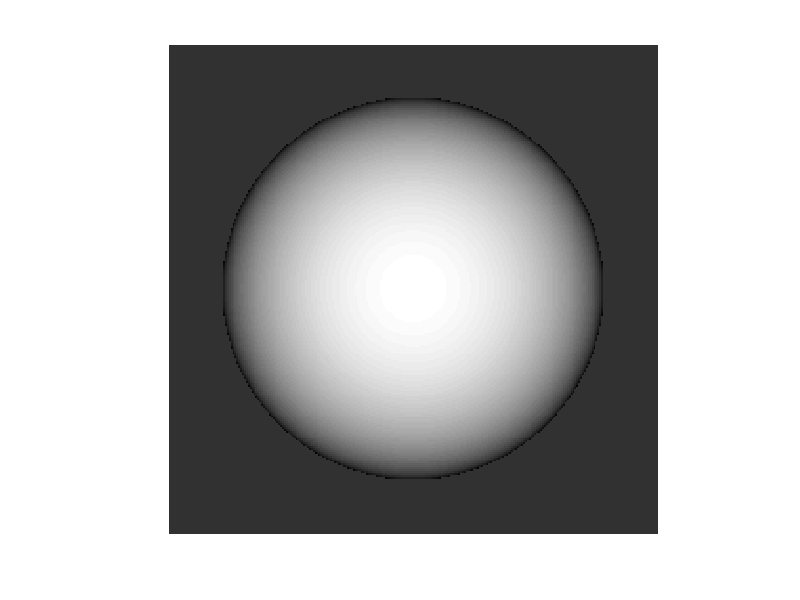

Recreate this plot in MATLAB.
% SFS
clear all;
close all;

function val = Rp(p,q,ps,qs)
    val = (ps*(q*q+1) - p*(qs*q+1)) / (sqrt((qs*qs+ps*ps+1) * (p*p+q*q+1)) * (p*p+q*q+1));
end

function val = Rq(p,q,ps,qs)
    val = (qs*(p^2+1) - q*(ps*p+1)) / (sqrt((qs^2+ps^2+1) * (p^2+q^2+1)) * (p^2+q^2+1));
end

function val = Rv(p,q,s)
    val = (s(1)*p + s(2)*q+1) / sqrt((s(2)*s(2)+s(1)*s(1)+1) * (p*p+q*q+1));
end

M=256;
N=256;

r=100;
% RADIUS OF THE SPHERE
Depth=zeros(M,N);
E=0.2*ones(M,N);
% BACKGROUND LIGHT
s_init=[0,0];
% p,q COORDINATE OF THE SOURCE

% INITIALIZATION OF DIFFERENT MATRICES
p_init=zeros(M,N);
q_init=zeros(M,N);
f_init=zeros(M,N);
g_init=zeros(M,N);
p_orig=zeros(M,N);
q_orig=zeros(M,N);
f_orig=zeros(M,N);

mask=zeros(M,N);
boundary=zeros(M,N);
boundaryfg=zeros(M,N);
g_orig=zeros(M,N);

for i=1:M,
    for j=1:N,
        curr_r = sqrt((i-M/2)^2 + (j-N/2)^2);
        if(curr_r<r) 
			% WE ASSIGN DEPTH ONLY TO THE POINTS PART OF THE SPHERE
            Depth(i,j) = round(sqrt(r^2 - (i-M/2)^2 - (j-N/2)^2));
            % ESTIMATE DEPTH FOR EACH PIXEL
            p = (i-M/2)/Depth(i,j);
            q = (j-N/2)/Depth(i,j);
            mask(i,j)=1;
            % CALCULATE E FROM p,q & s
            t = Rv(p, q, s_init);
            % CLOSED CURVE VALUES FOR p,q
            if(round(curr_r)==round(r/2))
                p_init(i,j)=p;
                q_init(i,j)=q;
                boundary(i,j)=1;
            end
            p_orig(i,j)=p;
            q_orig(i,j)=q;
            % CLOSED CURVE VALUES FOR f,g
            if(round(curr_r)>=r -1 && round(curr_r)<r+1)
                f_init(i,j)=2*p/(1+sqrt(1+p^2+q^2));
                g_init(i,j)=2*q/(1+sqrt(1+p^2+q^2));
                boundaryfg(i,j)=1;
            end
            f_orig(i,j)=2*p/(1+sqrt(1+p^2+q^2));
            g_orig(i,j)=2*q/(1+sqrt(1+p^2+q^2));
            
            % ENSURE THAT E IS NEGATIVE
            if(t>0)
                E(i,j)=t;
            else
                E(i,j)=0;
            end
            
        end
    end
end

% THE SOURCE IS PASSED TO ALGORITHM FOR RECONSTRUCTION
s=s_init;
figure;
imshow(E);

% NOISY IMAGE WITH GAUSSIAN NOISE
E_noise=imnoise(E,'gaussian',0,5);
save('ASSIGN2.mat','E','s','r','mask','boundary','p_init','q_init','f_init','g_init','E_noise','Depth','boundaryfg');
